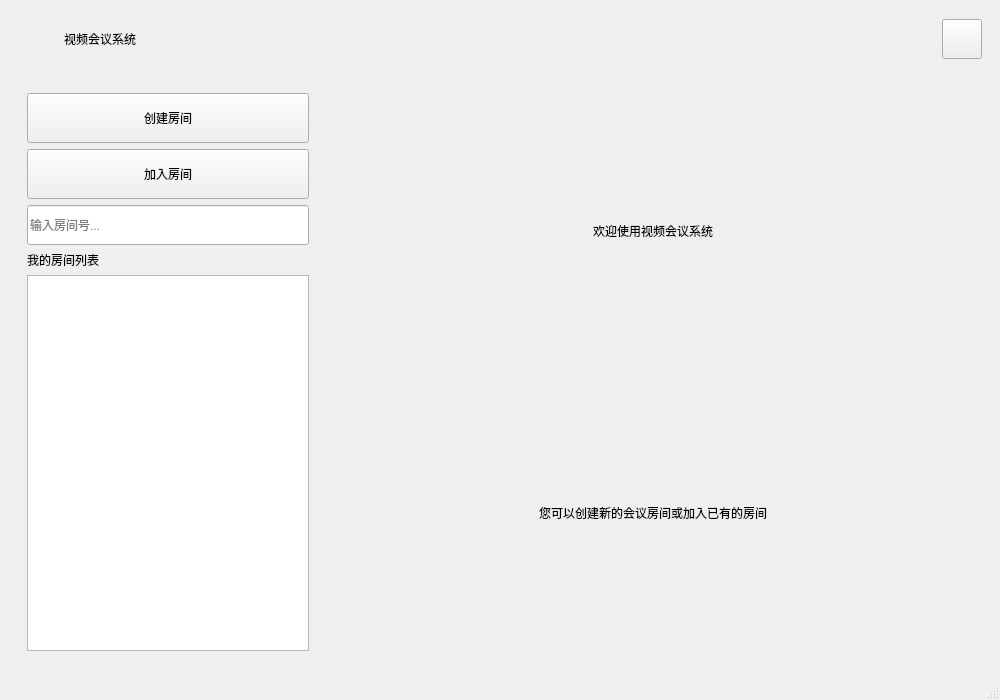
<?xml version="1.0" encoding="UTF-8"?>
<ui version="4.0">
 <class>MainWindow</class>
 <widget class="QMainWindow" name="MainWindow">
  <property name="geometry">
   <rect>
    <x>0</x>
    <y>0</y>
    <width>1000</width>
    <height>700</height>
   </rect>
  </property>
  <property name="windowTitle">
   <string>视频会议系统</string>
  </property>
  <widget class="QWidget" name="centralwidget">
   <layout class="QVBoxLayout" name="mainVerticalLayout">
    <item>
     <widget class="QFrame" name="headerFrame">
      <property name="minimumSize">
       <size>
        <width>0</width>
        <height>60</height>
       </size>
      </property>
      <layout class="QHBoxLayout" name="headerLayout">
       <item>
        <widget class="QLabel" name="appLogoLabel">
         <property name="minimumSize">
          <size>
           <width>40</width>
           <height>40</height>
          </size>
         </property>
         <property name="maximumSize">
          <size>
           <width>40</width>
           <height>40</height>
          </size>
         </property>
        </widget>
       </item>
       <item>
        <widget class="QLabel" name="appTitleLabel">
         <property name="text">
          <string>视频会议系统</string>
         </property>
        </widget>
       </item>
       <item>
        <spacer name="headerSpacer">
         <property name="orientation">
          <enum>Qt::Horizontal</enum>
         </property>
         <property name="sizeHint" stdset="0">
          <size>
           <width>40</width>
           <height>20</height>
          </size>
         </property>
        </spacer>
       </item>
       <item>
        <widget class="QPushButton" name="settingsButton">
         <property name="minimumSize">
          <size>
           <width>40</width>
           <height>40</height>
          </size>
         </property>
         <property name="maximumSize">
          <size>
           <width>40</width>
           <height>40</height>
          </size>
         </property>
         <property name="toolTip">
          <string>系统设置</string>
         </property>
         <property name="text">
          <string/>
         </property>
        </widget>
       </item>
      </layout>
     </widget>
    </item>
    <item>
     <widget class="QFrame" name="contentFrame">
      <layout class="QHBoxLayout" name="contentLayout">
       <item>
        <widget class="QFrame" name="sidebarFrame">
         <property name="maximumSize">
          <size>
           <width>300</width>
           <height>16777215</height>
          </size>
         </property>
         <layout class="QVBoxLayout" name="sidebarLayout">
          <item>
           <widget class="QPushButton" name="createMeetingButton">
            <property name="minimumSize">
             <size>
              <width>0</width>
              <height>50</height>
             </size>
            </property>
            <property name="text">
             <string>创建房间</string>
            </property>
           </widget>
          </item>
          <item>
           <widget class="QPushButton" name="joinMeetingButton">
            <property name="minimumSize">
             <size>
              <width>0</width>
              <height>50</height>
             </size>
            </property>
            <property name="text">
             <string>加入房间</string>
            </property>
           </widget>
          </item>
          <item>
           <widget class="QLineEdit" name="meetingIdInput">
            <property name="minimumSize">
             <size>
              <width>0</width>
              <height>40</height>
             </size>
            </property>
            <property name="placeholderText">
             <string>输入房间号...</string>
            </property>
           </widget>
          </item>
          <item>
           <widget class="QLabel" name="meetingListTitle">
            <property name="text">
             <string>我的房间列表</string>
            </property>
           </widget>
          </item>
          <item>
           <widget class="QListWidget" name="meetingListWidget"/>
          </item>
         </layout>
        </widget>
       </item>
       <item>
        <widget class="QFrame" name="mainContentFrame">
         <layout class="QVBoxLayout" name="mainContentLayout">
          <item>
           <widget class="QLabel" name="welcomeMessageLabel">
            <property name="text">
             <string>欢迎使用视频会议系统</string>
            </property>
            <property name="alignment">
             <set>Qt::AlignCenter</set>
            </property>
           </widget>
          </item>
          <item>
           <widget class="QLabel" name="welcomeDescriptionLabel">
            <property name="text">
             <string>您可以创建新的会议房间或加入已有的房间</string>
            </property>
            <property name="alignment">
             <set>Qt::AlignCenter</set>
            </property>
           </widget>
          </item>
         </layout>
        </widget>
       </item>
      </layout>
     </widget>
    </item>
   </layout>
  </widget>
  <widget class="QStatusBar" name="statusBar"/>
 </widget>
 <resources/>
 <connections/>
</ui>
